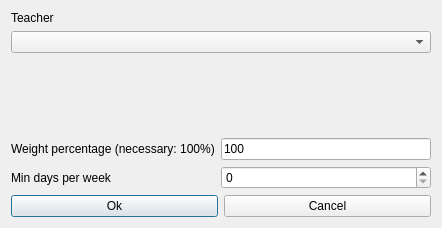
<?xml version="1.0" encoding="UTF-8"?>
<ui version="4.0">
 <class>ModifyConstraintTeacherMinRealDaysPerWeekForm_template</class>
 <widget class="QDialog" name="ModifyConstraintTeacherMinRealDaysPerWeekForm_template">
  <property name="geometry">
   <rect>
    <x>0</x>
    <y>0</y>
    <width>442</width>
    <height>228</height>
   </rect>
  </property>
  <property name="windowTitle">
   <string extracomment="This is the title of the dialog to modify a constraint of this type">Modify teacher min real days per week</string>
  </property>
  <layout class="QGridLayout" name="gridLayout">
   <item row="0" column="0" colspan="2">
    <widget class="QLabel" name="teacherTextLabel">
     <property name="frameShape">
      <enum>QFrame::NoFrame</enum>
     </property>
     <property name="frameShadow">
      <enum>QFrame::Plain</enum>
     </property>
     <property name="text">
      <string>Teacher</string>
     </property>
     <property name="wordWrap">
      <bool>false</bool>
     </property>
    </widget>
   </item>
   <item row="1" column="0" colspan="2">
    <widget class="QComboBox" name="teachersComboBox">
     <property name="editable">
      <bool>false</bool>
     </property>
     <property name="insertPolicy">
      <enum>QComboBox::NoInsert</enum>
     </property>
     <property name="duplicatesEnabled">
      <bool>false</bool>
     </property>
    </widget>
   </item>
   <item row="2" column="1">
    <spacer name="verticalSpacer">
     <property name="orientation">
      <enum>Qt::Vertical</enum>
     </property>
     <property name="sizeHint" stdset="0">
      <size>
       <width>20</width>
       <height>53</height>
      </size>
     </property>
    </spacer>
   </item>
   <item row="3" column="0">
    <widget class="QLabel" name="weightTextLabel">
     <property name="frameShape">
      <enum>QFrame::NoFrame</enum>
     </property>
     <property name="frameShadow">
      <enum>QFrame::Plain</enum>
     </property>
     <property name="text">
      <string>Weight percentage (necessary: 100%)</string>
     </property>
     <property name="wordWrap">
      <bool>false</bool>
     </property>
    </widget>
   </item>
   <item row="3" column="1">
    <widget class="QLineEdit" name="weightLineEdit">
     <property name="text">
      <string notr="true">100</string>
     </property>
    </widget>
   </item>
   <item row="4" column="0">
    <widget class="QLabel" name="minDaysTextLabel">
     <property name="frameShape">
      <enum>QFrame::NoFrame</enum>
     </property>
     <property name="frameShadow">
      <enum>QFrame::Plain</enum>
     </property>
     <property name="text">
      <string>Min days per week</string>
     </property>
     <property name="wordWrap">
      <bool>false</bool>
     </property>
    </widget>
   </item>
   <item row="4" column="1">
    <widget class="QSpinBox" name="minDaysSpinBox"/>
   </item>
   <item row="5" column="0" colspan="2">
    <layout class="QHBoxLayout" name="horizontalLayout">
     <item>
      <widget class="QPushButton" name="okPushButton">
       <property name="text">
        <string>Ok</string>
       </property>
      </widget>
     </item>
     <item>
      <widget class="QPushButton" name="cancelPushButton">
       <property name="text">
        <string>Cancel</string>
       </property>
      </widget>
     </item>
    </layout>
   </item>
  </layout>
 </widget>
 <layoutdefault spacing="6" margin="11"/>
 <resources/>
 <connections/>
</ui>
